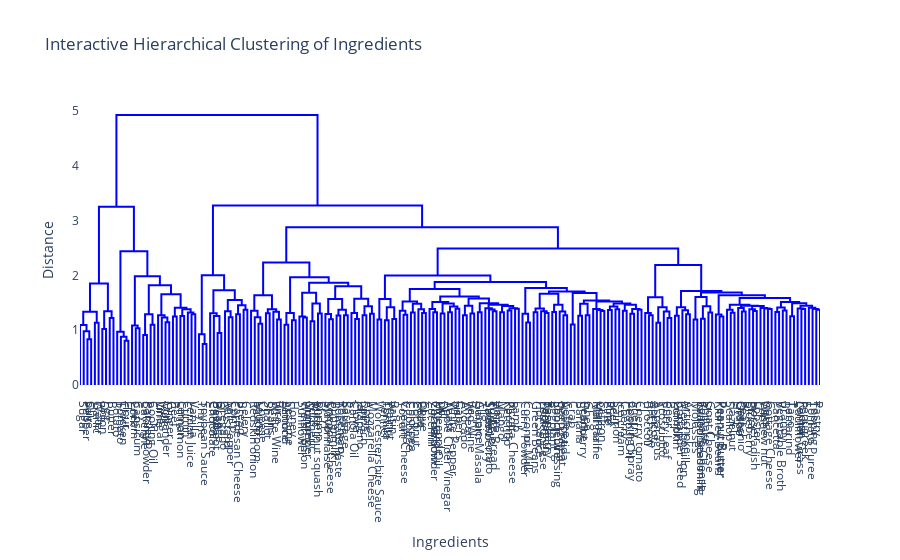

Notebook cell for this chart:
### Code cell
import numpy as np
import scipy.cluster.hierarchy as sch
import plotly.graph_objects as go

# Example co-occurrence matrix
np.random.seed(42)
# Your existing vector v with labels
v = np.array(labels_ingredients_names)[ind_most_frequent_ingredient]

# Compute linkage matrix
linked = sch.linkage(1 - cooccurrence_matrix, method="ward")  # Convert similarity to distance

# Create a Plotly dendrogram-like plot
fig = go.Figure()

# Define the dendrogram structure
dendro = sch.dendrogram(linked, labels=v, no_plot=True)  # Use v for the labels
dendro_x = dendro['icoord']
dendro_y = dendro['dcoord']

# Add the lines (branches) to the figure
for x, y in zip(dendro_x, dendro_y):
    fig.add_trace(go.Scatter(x=x, y=y, mode='lines', line=dict(width=2, color='blue')))

# Customize the layout for zooming
fig.update_layout(
    title="Interactive Hierarchical Clustering of Ingredients",
    xaxis=dict(
        title="Ingredients",
        showgrid=False,
        tickvals=[(min(x) + max(x)) / 2 for x in dendro_x],  # Position labels at the bottom
        ticktext=v,  # Use your existing labels
        tickangle=90,  # Rotate the labels 90 degrees to make them horizontal
    ),
    yaxis=dict(title="Distance", showgrid=False),
    hovermode='closest',  # Show info when hovering
    showlegend=False,
    plot_bgcolor="white"
)

# Show the interactive plot
fig.show()

### Figure 1 — Plotly figure (JSON) as saved in the notebook; plotly's stock layout.template omitted (floating-point values rounded to 4 significant figures; data arrays with more than 128 entries replaced by an {"elided": "..."} marker saying what was removed)
{"data": [{"line": {"color": "blue", "width": 2}, "mode": "lines", "type": "scatter", "x": [25, 25, 35, 35], "y": [0, 0.8365, 0.8365, 0]}, {"line": {"color": "blue", "width": 2}, "mode": "lines", "type": "scatter", "x": [15, 15, 30, 30], "y": [0, 0.9823, 0.9823, 0.8365]}, {"line": {"color": "blue", "width": 2}, "mode": "lines", "type": "scatter", "x": [5, 5, 22.5, 22.5], "y": [0, 1.095, 1.095, 0.9823]}, {"line": {"color": "blue", "width": 2}, "mode": "lines", "type": "scatter", "x": [45, 45, 55, 55], "y": [0, 1.133, 1.133, 0]}, {"line": {"color": "blue", "width": 2}, "mode": "lines", "type": "scatter", "x": [13.75, 13.75, 50, 50], "y": [1.095, 1.337, 1.337, 1.133]}, {"line": {"color": "blue", "width": 2}, "mode": "lines", "type": "scatter", "x": [65, 65, 75, 75], "y": [0, 1.022, 1.022, 0]}, {"line": {"color": "blue", "width": 2}, "mode": "lines", "type": "scatter", "x": [85, 85, 95, 95], "y": [0, 1.223, 1.223, 0]}, {"line": {"color": "blue", "width": 2}, "mode": "lines", "type": "scatter", "x": [70, 70, 90, 90], "y": [1.022, 1.343, 1.343, 1.223]}, {"line": {"color": "blue", "width": 2}, "mode": "lines", "type": "scatter", "x": [31.88, 31.88, 80, 80], "y": [1.337, 1.852, 1.852, 1.343]}, {"line": {"color": "blue", "width": 2}, "mode": "lines", "type": "scatter", "x": [125, 125, 135, 135], "y": [0, 0.8054, 0.8054, 0]}, {"line": {"color": "blue", "width": 2}, "mode": "lines", "type": "scatter", "x": [115, 115, 130, 130], "y": [0, 0.8807, 0.8807, 0.8054]}, {"line": {"color": "blue", "width": 2}, "mode": "lines", "type": "scatter", "x": [105, 105, 122.5, 122.5], "y": [0, 0.971, 0.971, 0.8807]}, {"line": {"color": "blue", "width": 2}, "mode": "lines", "type": "scatter", "x": [155, 155, 165, 165], "y": [0, 1.036, 1.036, 0]}, {"line": {"color": "blue", "width": 2}, "mode": "lines", "type": "scatter", "x": [145, 145, 160, 160], "y": [0, 1.087, 1.087, 1.036]}, {"line": {"color": "blue", "width": 2}, "mode": "lines", "type": "scatter", "x": [175, 175, 185, 185], "y": [0, 0.9125, 0.9125, 0]}, {"line": {"color": "blue", "width": 2}, "mode": "lines", "type": "scatter", "x": [195, 195, 205, 205], "y": [0, 1.1, 1.1, 0]}, {"line": {"color": "blue", "width": 2}, "mode": "lines", "type": "scatter", "x": [180, 180, 200, 200], "y": [0.9125, 1.291, 1.291, 1.1]}, {"line": {"color": "blue", "width": 2}, "mode": "lines", "type": "scatter", "x": [235, 235, 245, 245], "y": [0, 1.144, 1.144, 0]}, {"line": {"color": "blue", "width": 2}, "mode": "lines", "type": "scatter", "x": [225, 225, 240, 240], "y": [0, 1.23, 1.23, 1.144]}, {"line": {"color": "blue", "width": 2}, "mode": "lines", "type": "scatter", "x": [215, 215, 232.5, 232.5], "y": [0, 1.272, 1.272, 1.23]}, {"line": {"color": "blue", "width": 2}, "mode": "lines", "type": "scatter", "x": [255, 255, 265, 265], "y": [0, 1.248, 1.248, 0]}, {"line": {"color": "blue", "width": 2}, "mode": "lines", "type": "scatter", "x": [275, 275, 285, 285], "y": [0, 1.26, 1.26, 0]}, {"line": {"color": "blue", "width": 2}, "mode": "lines", "type": "scatter", "x": [305, 305, 315, 315], "y": [0, 1.289, 1.289, 0]}, {"line": {"color": "blue", "width": 2}, "mode": "lines", "type": "scatter", "x": [295, 295, 310, 310], "y": [0, 1.322, 1.322, 1.289]}, {"line": {"color": "blue", "width": 2}, "mode": "lines", "type": "scatter", "x": [280, 280, 302.5, 302.5], "y": [1.26, 1.382, 1.382, 1.322]}, {"line": {"color": "blue", "width": 2}, "mode": "lines", "type": "scatter", "x": [260, 260, 291.2, 291.2], "y": [1.248, 1.41, 1.41, 1.382]}, {"line": {"color": "blue", "width": 2}, "mode": "lines", "type": "scatter", "x": [223.8, 223.8, 275.6, 275.6], "y": [1.272, 1.656, 1.656, 1.41]}, {"line": {"color": "blue", "width": 2}, "mode": "lines", "type": "scatter", "x": [190, 190, 249.7, 249.7], "y": [1.291, 1.821, 1.821, 1.656]}, {"line": {"color": "blue", "width": 2}, "mode": "lines", "type": "scatter", "x": [152.5, 152.5, 219.8, 219.8], "y": [1.087, 1.984, 1.984, 1.821]}, {"line": {"color": "blue", "width": 2}, "mode": "lines", "type": "scatter", "x": [113.8, 113.8, 186.2, 186.2], "y": [0.971, 2.441, 2.441, 1.984]}, {"line": {"color": "blue", "width": 2}, "mode": "lines", "type": "scatter", "x": [55.94, 55.94, 150.0, 150.0], "y": [1.852, 3.252, 3.252, 2.441]}, {"line": {"color": "blue", "width": 2}, "mode": "lines", "type": "scatter", "x": [335, 335, 345, 345], "y": [0, 0.7492, 0.7492, 0]}, {"line": {"color": "blue", "width": 2}, "mode": "lines", "type": "scatter", "x": [325, 325, 340, 340], "y": [0, 0.9269, 0.9269, 0.7492]}, {"line": {"color": "blue", "width": 2}, "mode": "lines", "type": "scatter", "x": [375, 375, 385, 385], "y": [0, 0.9502, 0.9502, 0]}, {"line": {"color": "blue", "width": 2}, "mode": "lines", "type": "scatter", "x": [365, 365, 380, 380], "y": [0, 1.257, 1.257, 0.9502]}, {"line": {"color": "blue", "width": 2}, "mode": "lines", "type": "scatter", "x": [355, 355, 372.5, 372.5], "y": [0, 1.31, 1.31, 1.257]}, {"line": {"color": "blue", "width": 2}, "mode": "lines", "type": "scatter", "x": [405, 405, 415, 415], "y": [0, 1.236, 1.236, 0]}, {"line": {"color": "blue", "width": 2}, "mode": "lines", "type": "scatter", "x": [395, 395, 410, 410], "y": [0, 1.344, 1.344, 1.236]}, {"line": {"color": "blue", "width": 2}, "mode": "lines", "type": "scatter", "x": [425, 425, 435, 435], "y": [0, 1.289, 1.289, 0]}, {"line": {"color": "blue", "width": 2}, "mode": "lines", "type": "scatter", "x": [445, 445, 455, 455], "y": [0, 1.373, 1.373, 0]}, {"line": {"color": "blue", "width": 2}, "mode": "lines", "type": "scatter", "x": [430, 430, 450, 450], "y": [1.289, 1.453, 1.453, 1.373]}, {"line": {"color": "blue", "width": 2}, "mode": "lines", "type": "scatter", "x": [402.5, 402.5, 440, 440], "y": [1.344, 1.549, 1.549, 1.453]}, {"line": {"color": "blue", "width": 2}, "mode": "lines", "type": "scatter", "x": [363.8, 363.8, 421.2, 421.2], "y": [1.31, 1.727, 1.727, 1.549]}, {"line": {"color": "blue", "width": 2}, "mode": "lines", "type": "scatter", "x": [332.5, 332.5, 392.5, 392.5], "y": [0.9269, 2.002, 2.002, 1.727]}, {"line": {"color": "blue", "width": 2}, "mode": "lines", "type": "scatter", "x": [485, 485, 495, 495], "y": [0, 1.119, 1.119, 0]}, {"line": {"color": "blue", "width": 2}, "mode": "lines", "type": "scatter", "x": [475, 475, 490, 490], "y": [0, 1.236, 1.236, 1.119]}, {"line": {"color": "blue", "width": 2}, "mode": "lines", "type": "scatter", "x": [465, 465, 482.5, 482.5], "y": [0, 1.354, 1.354, 1.236]}, {"line": {"color": "blue", "width": 2}, "mode": "lines", "type": "scatter", "x": [505, 505, 515, 515], "y": [0, 1.311, 1.311, 0]}, {"line": {"color": "blue", "width": 2}, "mode": "lines", "type": "scatter", "x": [535, 535, 545, 545], "y": [0, 1.194, 1.194, 0]}, {"line": {"color": "blue", "width": 2}, "mode": "lines", "type": "scatter", "x": [525, 525, 540, 540], "y": [0, 1.335, 1.335, 1.194]}, {"line": {"color": "blue", "width": 2}, "mode": "lines", "type": "scatter", "x": [510, 510, 532.5, 532.5], "y": [1.311, 1.382, 1.382, 1.335]}, {"line": {"color": "blue", "width": 2}, "mode": "lines", "type": "scatter", "x": [473.8, 473.8, 521.2, 521.2], "y": [1.354, 1.637, 1.637, 1.382]}, {"line": {"color": "blue", "width": 2}, "mode": "lines", "type": "scatter", "x": [555, 555, 565, 565], "y": [0, 1.099, 1.099, 0]}, {"line": {"color": "blue", "width": 2}, "mode": "lines", "type": "scatter", "x": [575, 575, 585, 585], "y": [0, 1.181, 1.181, 0]}, {"line": {"color": "blue", "width": 2}, "mode": "lines", "type": "scatter", "x": [560, 560, 580, 580], "y": [1.099, 1.314, 1.314, 1.181]}, {"line": {"color": "blue", "width": 2}, "mode": "lines", "type": "scatter", "x": [605, 605, 615, 615], "y": [0, 1.233, 1.233, 0]}, {"line": {"color": "blue", "width": 2}, "mode": "lines", "type": "scatter", "x": [595, 595, 610, 610], "y": [0, 1.247, 1.247, 1.233]}, {"line": {"color": "blue", "width": 2}, "mode": "lines", "type": "scatter", "x": [625, 625, 635, 635], "y": [0, 1.161, 1.161, 0]}, {"line": {"color": "blue", "width": 2}, "mode": "lines", "type": "scatter", "x": [645, 645, 655, 655], "y": [0, 1.303, 1.303, 0]}, {"line": {"color": "blue", "width": 2}, "mode": "lines", "type": "scatter", "x": [630, 630, 650, 650], "y": [1.161, 1.484, 1.484, 1.303]}, {"line": {"color": "blue", "width": 2}, "mode": "lines", "type": "scatter", "x": [602.5, 602.5, 640, 640], "y": [1.247, 1.681, 1.681, 1.484]}, {"line": {"color": "blue", "width": 2}, "mode": "lines", "type": "scatter", "x": [675, 675, 685, 685], "y": [0, 1.198, 1.198, 0]}, {"line": {"color": "blue", "width": 2}, "mode": "lines", "type": "scatter", "x": [665, 665, 680, 680], "y": [0, 1.295, 1.295, 1.198]}, {"line": {"color": "blue", "width": 2}, "mode": "lines", "type": "scatter", "x": [695, 695, 705, 705], "y": [0, 1.269, 1.269, 0]}, {"line": {"color": "blue", "width": 2}, "mode": "lines", "type": "scatter", "x": [715, 715, 725, 725], "y": [0, 1.274, 1.274, 0]}, {"line": {"color": "blue", "width": 2}, "mode": "lines", "type": "scatter", "x": [700, 700, 720, 720], "y": [1.269, 1.375, 1.375, 1.274]}, {"line": {"color": "blue", "width": 2}, "mode": "lines", "type": "scatter", "x": [672.5, 672.5, 710, 710], "y": [1.295, 1.57, 1.57, 1.375]}, {"line": {"color": "blue", "width": 2}, "mode": "lines", "type": "scatter", "x": [745, 745, 755, 755], "y": [0, 1.205, 1.205, 0]}, {"line": {"color": "blue", "width": 2}, "mode": "lines", "type": "scatter", "x": [735, 735, 750, 750], "y": [0, 1.312, 1.312, 1.205]}, {"line": {"color": "blue", "width": 2}, "mode": "lines", "type": "scatter", "x": [765, 765, 775, 775], "y": [0, 1.27, 1.27, 0]}, {"line": {"color": "blue", "width": 2}, "mode": "lines", "type": "scatter", "x": [785, 785, 795, 795], "y": [0, 1.298, 1.298, 0]}, {"line": {"color": "blue", "width": 2}, "mode": "lines", "type": "scatter", "x": [770, 770, 790, 790], "y": [1.27, 1.436, 1.436, 1.298]}, {"line": {"color": "blue", "width": 2}, "mode": "lines", "type": "scatter", "x": [742.5, 742.5, 780, 780], "y": [1.312, 1.574, 1.574, 1.436]}, {"line": {"color": "blue", "width": 2}, "mode": "lines", "type": "scatter", "x": [691.2, 691.2, 761.2, 761.2], "y": [1.57, 1.8, 1.8, 1.574]}, {"line": {"color": "blue", "width": 2}, "mode": "lines", "type": "scatter", "x": [621.2, 621.2, 726.2, 726.2], "y": [1.681, 1.867, 1.867, 1.8]}, {"line": {"color": "blue", "width": 2}, "mode": "lines", "type": "scatter", "x": [570, 570, 673.8, 673.8], "y": [1.314, 1.966, 1.966, 1.867]}, {"line": {"color": "blue", "width": 2}, "mode": "lines", "type": "scatter", "x": [497.5, 497.5, 621.9, 621.9], "y": [1.637, 2.236, 2.236, 1.966]}, {"line": {"color": "blue", "width": 2}, "mode": "lines", "type": "scatter", "x": [805, 805, 815, 815], "y": [0, 1.197, 1.197, 0]}, {"line": {"color": "blue", "width": 2}, "mode": "lines", "type": "scatter", "x": [825, 825, 835, 835], "y": [0, 1.179, 1.179, 0]}, {"line": {"color": "blue", "width": 2}, "mode": "lines", "type": "scatter", "x": [845, 845, 855, 855], "y": [0, 1.204, 1.204, 0]}, {"line": {"color": "blue", "width": 2}, "mode": "lines", "type": "scatter", "x": [830, 830, 850, 850], "y": [1.179, 1.419, 1.419, 1.204]}, {"line": {"color": "blue", "width": 2}, "mode": "lines", "type": "scatter", "x": [810, 810, 840, 840], "y": [1.197, 1.57, 1.57, 1.419]}, {"line": {"color": "blue", "width": 2}, "mode": "lines", "type": "scatter", "x": [875, 875, 885, 885], "y": [0, 1.281, 1.281, 0]}, {"line": {"color": "blue", "width": 2}, "mode": "lines", "type": "scatter", "x": [865, 865, 880, 880], "y": [0, 1.352, 1.352, 1.281]}, {"line": {"color": "blue", "width": 2}, "mode": "lines", "type": "scatter", "x": [895, 895, 905, 905], "y": [0, 1.323, 1.323, 0]}, {"line": {"color": "blue", "width": 2}, "mode": "lines", "type": "scatter", "x": [925, 925, 935, 935], "y": [0, 1.311, 1.311, 0]}, {"line": {"color": "blue", "width": 2}, "mode": "lines", "type": "scatter", "x": [915, 915, 930, 930], "y": [0, 1.38, 1.38, 1.311]}, {"line": {"color": "blue", "width": 2}, "mode": "lines", "type": "scatter", "x": [900, 900, 922.5, 922.5], "y": [1.323, 1.483, 1.483, 1.38]}, {"line": {"color": "blue", "width": 2}, "mode": "lines", "type": "scatter", "x": [872.5, 872.5, 911.2, 911.2], "y": [1.352, 1.524, 1.524, 1.483]}, {"line": {"color": "blue", "width": 2}, "mode": "lines", "type": "scatter", "x": [955, 955, 965, 965], "y": [0, 1.327, 1.327, 0]}, {"line": {"color": "blue", "width": 2}, "mode": "lines", "type": "scatter", "x": [945, 945, 960, 960], "y": [0, 1.387, 1.387, 1.327]}, {"line": {"color": "blue", "width": 2}, "mode": "lines", "type": "scatter", "x": [975, 975, 985, 985], "y": [0, 1.304, 1.304, 0]}, {"line": {"color": "blue", "width": 2}, "mode": "lines", "type": "scatter", "x": [995, 995, 1005, 1005], "y": [0, 1.328, 1.328, 0]}, {"line": {"color": "blue", "width": 2}, "mode": "lines", "type": "scatter", "x": [1015, 1015, 1025, 1025], "y": [0, 1.389, 1.389, 0]}, {"line": {"color": "blue", "width": 2}, "mode": "lines", "type": "scatter", "x": [1000, 1000, 1020, 1020], "y": [1.328, 1.431, 1.431, 1.389]}, {"line": {"color": "blue", "width": 2}, "mode": "lines", "type": "scatter", "x": [980, 980, 1010, 1010], "y": [1.304, 1.486, 1.486, 1.431]}, {"line": {"color": "blue", "width": 2}, "mode": "lines", "type": "scatter", "x": [952.5, 952.5, 995, 995], "y": [1.387, 1.515, 1.515, 1.486]}, {"line": {"color": "blue", "width": 2}, "mode": "lines", "type": "scatter", "x": [1035, 1035, 1045, 1045], "y": [0, 1.272, 1.272, 0]}, {"line": {"color": "blue", "width": 2}, "mode": "lines", "type": "scatter", "x": [1055, 1055, 1065, 1065], "y": [0, 1.304, 1.304, 0]}, {"line": {"color": "blue", "width": 2}, "mode": "lines", "type": "scatter", "x": [1040, 1040, 1060, 1060], "y": [1.272, 1.444, 1.444, 1.304]}, {"line": {"color": "blue", "width": 2}, "mode": "lines", "type": "scatter", "x": [1075, 1075, 1085, 1085], "y": [0, 1.329, 1.329, 0]}, {"line": {"color": "blue", "width": 2}, "mode": "lines", "type": "scatter", "x": [1115, 1115, 1125, 1125], "y": [0, 1.346, 1.346, 0]}, {"line": {"color": "blue", "width": 2}, "mode": "lines", "type": "scatter", "x": [1105, 1105, 1120, 1120], "y": [0, 1.376, 1.376, 1.346]}, {"line": {"color": "blue", "width": 2}, "mode": "lines", "type": "scatter", "x": [1095, 1095, 1112.0, 1112.0], "y": [0, 1.398, 1.398, 1.376]}, {"line": {"color": "blue", "width": 2}, "mode": "lines", "type": "scatter", "x": [1135, 1135, 1145, 1145], "y": [0, 1.325, 1.325, 0]}, {"line": {"color": "blue", "width": 2}, "mode": "lines", "type": "scatter", "x": [1155, 1155, 1165, 1165], "y": [0, 1.358, 1.358, 0]}, {"line": {"color": "blue", "width": 2}, "mode": "lines", "type": "scatter", "x": [1175, 1175, 1185, 1185], "y": [0, 1.389, 1.389, 0]}, {"line": {"color": "blue", "width": 2}, "mode": "lines", "type": "scatter", "x": [1160, 1160, 1180, 1180], "y": [1.358, 1.398, 1.398, 1.389]}, {"line": {"color": "blue", "width": 2}, "mode": "lines", "type": "scatter", "x": [1140, 1140, 1170, 1170], "y": [1.325, 1.439, 1.439, 1.398]}, {"line": {"color": "blue", "width": 2}, "mode": "lines", "type": "scatter", "x": [1104.0, 1104.0, 1155, 1155], "y": [1.398, 1.464, 1.464, 1.439]}, {"line": {"color": "blue", "width": 2}, "mode": "lines", "type": "scatter", "x": [1080, 1080, 1129.0, 1129.0], "y": [1.329, 1.493, 1.493, 1.464]}, {"line": {"color": "blue", "width": 2}, "mode": "lines", "type": "scatter", "x": [1050, 1050, 1105.0, 1105.0], "y": [1.444, 1.58, 1.58, 1.493]}, {"line": {"color": "blue", "width": 2}, "mode": "lines", "type": "scatter", "x": [973.8, 973.8, 1077.0, 1077.0], "y": [1.515, 1.616, 1.616, 1.58]}, {"line": {"color": "blue", "width": 2}, "mode": "lines", "type": "scatter", "x": [891.9, 891.9, 1026.0, 1026.0], "y": [1.524, 1.75, 1.75, 1.616]}, {"line": {"color": "blue", "width": 2}, "mode": "lines", "type": "scatter", "x": [1205, 1205, 1215, 1215], "y": [0, 1.14, 1.14, 0]}, {"line": {"color": "blue", "width": 2}, "mode": "lines", "type": "scatter", "x": [1195, 1195, 1210, 1210], "y": [0, 1.3, 1.3, 1.14]}, {"line": {"color": "blue", "width": 2}, "mode": "lines", "type": "scatter", "x": [1225, 1225, 1235, 1235], "y": [0, 1.325, 1.325, 0]}, {"line": {"color": "blue", "width": 2}, "mode": "lines", "type": "scatter", "x": [1255, 1255, 1265, 1265], "y": [0, 1.314, 1.314, 0]}, {"line": {"color": "blue", "width": 2}, "mode": "lines", "type": "scatter", "x": [1245, 1245, 1260, 1260], "y": [0, 1.343, 1.343, 1.314]}, {"line": {"color": "blue", "width": 2}, "mode": "lines", "type": "scatter", "x": [1230, 1230, 1252.0, 1252.0], "y": [1.325, 1.395, 1.395, 1.343]}, {"line": {"color": "blue", "width": 2}, "mode": "lines", "type": "scatter", "x": [1275, 1275, 1285, 1285], "y": [0, 1.332, 1.332, 0]}, {"line": {"color": "blue", "width": 2}, "mode": "lines", "type": "scatter", "x": [1305, 1305, 1315, 1315], "y": [0, 1.272, 1.272, 0]}, {"line": {"color": "blue", "width": 2}, "mode": "lines", "type": "scatter", "x": [1295, 1295, 1310, 1310], "y": [0, 1.34, 1.34, 1.272]}, {"line": {"color": "blue", "width": 2}, "mode": "lines", "type": "scatter", "x": [1280, 1280, 1302.0, 1302.0], "y": [1.332, 1.462, 1.462, 1.34]}, {"line": {"color": "blue", "width": 2}, "mode": "lines", "type": "scatter", "x": [1241.0, 1241.0, 1291.0, 1291.0], "y": [1.395, 1.663, 1.663, 1.462]}, {"line": {"color": "blue", "width": 2}, "mode": "lines", "type": "scatter", "x": [1325, 1325, 1335, 1335], "y": [0, 1.106, 1.106, 0]}, {"line": {"color": "blue", "width": 2}, "mode": "lines", "type": "scatter", "x": [1345, 1345, 1355, 1355], "y": [0, 1.263, 1.263, 0]}, {"line": {"color": "blue", "width": 2}, "mode": "lines", "type": "scatter", "x": [1365, 1365, 1375, 1375], "y": [0, 1.27, 1.27, 0]}, {"line": {"color": "blue", "width": 2}, "mode": "lines", "type": "scatter", "x": [1350, 1350, 1370, 1370], "y": [1.263, 1.48, 1.48, 1.27]}, {"line": {"color": "blue", "width": 2}, "mode": "lines", "type": "scatter", "x": [1405, 1405, 1415, 1415], "y": [0, 1.349, 1.349, 0]}, {"line": {"color": "blue", "width": 2}, "mode": "lines", "type": "scatter", "x": [1395, 1395, 1410, 1410], "y": [0, 1.37, 1.37, 1.349]}, {"line": {"color": "blue", "width": 2}, "mode": "lines", "type": "scatter", "x": [1385, 1385, 1402.0, 1402.0], "y": [0, 1.388, 1.388, 1.37]}, {"line": {"color": "blue", "width": 2}, "mode": "lines", "type": "scatter", "x": [1425, 1425, 1435, 1435], "y": [0, 1.37, 1.37, 0]}, {"line": {"color": "blue", "width": 2}, "mode": "lines", "type": "scatter", "x": [1445, 1445, 1455, 1455], "y": [0, 1.382, 1.382, 0]}, {"line": {"color": "blue", "width": 2}, "mode": "lines", "type": "scatter", "x": [1430, 1430, 1450, 1450], "y": [1.37, 1.432, 1.432, 1.382]}, {"line": {"color": "blue", "width": 2}, "mode": "lines", "type": "scatter", "x": [1465, 1465, 1475, 1475], "y": [0, 1.355, 1.355, 0]}, {"line": {"color": "blue", "width": 2}, "mode": "lines", "type": "scatter", "x": [1485, 1485, 1495, 1495], "y": [0, 1.298, 1.298, 0]}, {"line": {"color": "blue", "width": 2}, "mode": "lines", "type": "scatter", "x": [1505, 1505, 1515, 1515], "y": [0, 1.371, 1.371, 0]}, {"line": {"color": "blue", "width": 2}, "mode": "lines", "type": "scatter", "x": [1490, 1490, 1510, 1510], "y": [1.298, 1.388, 1.388, 1.371]}, {"line": {"color": "blue", "width": 2}, "mode": "lines", "type": "scatter", "x": [1470, 1470, 1500, 1500], "y": [1.355, 1.464, 1.464, 1.388]}, {"line": {"color": "blue", "width": 2}, "mode": "lines", "type": "scatter", "x": [1440, 1440, 1485, 1485], "y": [1.432, 1.486, 1.486, 1.464]}, {"line": {"color": "blue", "width": 2}, "mode": "lines", "type": "scatter", "x": [1394.0, 1394.0, 1462.0, 1462.0], "y": [1.388, 1.522, 1.522, 1.486]}, {"line": {"color": "blue", "width": 2}, "mode": "lines", "type": "scatter", "x": [1360, 1360, 1428.0, 1428.0], "y": [1.48, 1.54, 1.54, 1.522]}, {"line": {"color": "blue", "width": 2}, "mode": "lines", "type": "scatter", "x": [1330, 1330, 1394.0, 1394.0], "y": [1.106, 1.676, 1.676, 1.54]}, {"line": {"color": "blue", "width": 2}, "mode": "lines", "type": "scatter", "x": [1266.0, 1266.0, 1362.0, 1362.0], "y": [1.663, 1.704, 1.704, 1.676]}, {"line": {"color": "blue", "width": 2}, "mode": "lines", "type": "scatter", "x": [1202.0, 1202.0, 1314.0, 1314.0], "y": [1.3, 1.769, 1.769, 1.704]}, {"line": {"color": "blue", "width": 2}, "mode": "lines", "type": "scatter", "x": [958.7, 958.7, 1258.0, 1258.0], "y": [1.75, 1.877, 1.877, 1.769]}, {"line": {"color": "blue", "width": 2}, "mode": "lines", "type": "scatter", "x": [825, 825, 1109.0, 1109.0], "y": [1.57, 1.995, 1.995, 1.877]}, {"line": {"color": "blue", "width": 2}, "mode": "lines", "type": "scatter", "x": [1535, 1535, 1545, 1545], "y": [0, 1.272, 1.272, 0]}, {"line": {"color": "blue", "width": 2}, "mode": "lines", "type": "scatter", "x": [1525, 1525, 1540, 1540], "y": [0, 1.312, 1.312, 1.272]}, {"line": {"color": "blue", "width": 2}, "mode": "lines", "type": "scatter", "x": [1555, 1555, 1565, 1565], "y": [0, 1.137, 1.137, 0]}, {"line": {"color": "blue", "width": 2}, "mode": "lines", "type": "scatter", "x": [1585, 1585, 1595, 1595], "y": [0, 1.221, 1.221, 0]}, {"line": {"color": "blue", "width": 2}, "mode": "lines", "type": "scatter", "x": [1575, 1575, 1590, 1590], "y": [0, 1.34, 1.34, 1.221]}, {"line": {"color": "blue", "width": 2}, "mode": "lines", "type": "scatter", "x": [1560, 1560, 1582.0, 1582.0], "y": [1.137, 1.418, 1.418, 1.34]}, {"line": {"color": "blue", "width": 2}, "mode": "lines", "type": "scatter", "x": [1532.0, 1532.0, 1571.0, 1571.0], "y": [1.312, 1.6, 1.6, 1.418]}, {"line": {"color": "blue", "width": 2}, "mode": "lines", "type": "scatter", "x": [1605, 1605, 1615, 1615], "y": [0, 1.263, 1.263, 0]}, {"line": {"color": "blue", "width": 2}, "mode": "lines", "type": "scatter", "x": [1635, 1635, 1645, 1645], "y": [0, 1.29, 1.29, 0]}, {"line": {"color": "blue", "width": 2}, "mode": "lines", "type": "scatter", "x": [1625, 1625, 1640, 1640], "y": [0, 1.364, 1.364, 1.29]}, {"line": {"color": "blue", "width": 2}, "mode": "lines", "type": "scatter", "x": [1610, 1610, 1632.0, 1632.0], "y": [1.263, 1.419, 1.419, 1.364]}, {"line": {"color": "blue", "width": 2}, "mode": "lines", "type": "scatter", "x": [1655, 1655, 1665, 1665], "y": [0, 1.196, 1.196, 0]}, {"line": {"color": "blue", "width": 2}, "mode": "lines", "type": "scatter", "x": [1675, 1675, 1685, 1685], "y": [0, 1.21, 1.21, 0]}, {"line": {"color": "blue", "width": 2}, "mode": "lines", "type": "scatter", "x": [1695, 1695, 1705, 1705], "y": [0, 1.32, 1.32, 0]}, {"line": {"color": "blue", "width": 2}, "mode": "lines", "type": "scatter", "x": [1680, 1680, 1700, 1700], "y": [1.21, 1.437, 1.437, 1.32]}, {"line": {"color": "blue", "width": 2}, "mode": "lines", "type": "scatter", "x": [1660, 1660, 1690, 1690], "y": [1.196, 1.605, 1.605, 1.437]}, {"line": {"color": "blue", "width": 2}, "mode": "lines", "type": "scatter", "x": [1725, 1725, 1735, 1735], "y": [0, 1.248, 1.248, 0]}, {"line": {"color": "blue", "width": 2}, "mode": "lines", "type": "scatter", "x": [1715, 1715, 1730, 1730], "y": [0, 1.286, 1.286, 1.248]}, {"line": {"color": "blue", "width": 2}, "mode": "lines", "type": "scatter", "x": [1755, 1755, 1765, 1765], "y": [0, 1.319, 1.319, 0]}, {"line": {"color": "blue", "width": 2}, "mode": "lines", "type": "scatter", "x": [1745, 1745, 1760, 1760], "y": [0, 1.374, 1.374, 1.319]}, {"line": {"color": "blue", "width": 2}, "mode": "lines", "type": "scatter", "x": [1785, 1785, 1795, 1795], "y": [0, 1.341, 1.341, 0]}, {"line": {"color": "blue", "width": 2}, "mode": "lines", "type": "scatter", "x": [1775, 1775, 1790, 1790], "y": [0, 1.404, 1.404, 1.341]}, {"line": {"color": "blue", "width": 2}, "mode": "lines", "type": "scatter", "x": [1815, 1815, 1825, 1825], "y": [0, 1.352, 1.352, 0]}, {"line": {"color": "blue", "width": 2}, "mode": "lines", "type": "scatter", "x": [1805, 1805, 1820, 1820], "y": [0, 1.382, 1.382, 1.352]}, {"line": {"color": "blue", "width": 2}, "mode": "lines", "type": "scatter", "x": [1855, 1855, 1865, 1865], "y": [0, 1.384, 1.384, 0]}, {"line": {"color": "blue", "width": 2}, "mode": "lines", "type": "scatter", "x": [1845, 1845, 1860, 1860], "y": [0, 1.398, 1.398, 1.384]}, {"line": {"color": "blue", "width": 2}, "mode": "lines", "type": "scatter", "x": [1835, 1835, 1852.0, 1852.0], "y": [0, 1.406, 1.406, 1.398]}, {"line": {"color": "blue", "width": 2}, "mode": "lines", "type": "scatter", "x": [1812.0, 1812.0, 1844.0, 1844.0], "y": [1.382, 1.441, 1.441, 1.406]}, {"line": {"color": "blue", "width": 2}, "mode": "lines", "type": "scatter", "x": [1782.0, 1782.0, 1828.0, 1828.0], "y": [1.404, 1.447, 1.447, 1.441]}, {"line": {"color": "blue", "width": 2}, "mode": "lines", "type": "scatter", "x": [1752.0, 1752.0, 1805.0, 1805.0], "y": [1.374, 1.466, 1.466, 1.447]}, {"line": {"color": "blue", "width": 2}, "mode": "lines", "type": "scatter", "x": [1875, 1875, 1885, 1885], "y": [0, 1.331, 1.331, 0]}, {"line": {"color": "blue", "width": 2}, "mode": "lines", "type": "scatter", "x": [1895, 1895, 1905, 1905], "y": [0, 1.361, 1.361, 0]}, {"line": {"color": "blue", "width": 2}, "mode": "lines", "type": "scatter", "x": [1880, 1880, 1900, 1900], "y": [1.331, 1.416, 1.416, 1.361]}, {"line": {"color": "blue", "width": 2}, "mode": "lines", "type": "scatter", "x": [1915, 1915, 1925, 1925], "y": [0, 1.253, 1.253, 0]}, {"line": {"color": "blue", "width": 2}, "mode": "lines", "type": "scatter", "x": [1945, 1945, 1955, 1955], "y": [0, 1.386, 1.386, 0]}, {"line": {"color": "blue", "width": 2}, "mode": "lines", "type": "scatter", "x": [1935, 1935, 1950, 1950], "y": [0, 1.395, 1.395, 1.386]}, {"line": {"color": "blue", "width": 2}, "mode": "lines", "type": "scatter", "x": [1985, 1985, 1995, 1995], "y": [0, 1.373, 1.373, 0]}, {"line": {"color": "blue", "width": 2}, "mode": "lines", "type": "scatter", "x": [1975, 1975, 1990, 1990], "y": [0, 1.384, 1.384, 1.373]}, {"line": {"color": "blue", "width": 2}, "mode": "lines", "type": "scatter", "x": [1965, 1965, 1982.0, 1982.0], "y": [0, 1.407, 1.407, 1.384]}, {"line": {"color": "blue", "width": 2}, "mode": "lines", "type": "scatter", "x": [1942.0, 1942.0, 1974.0, 1974.0], "y": [1.395, 1.445, 1.445, 1.407]}, {"line": {"color": "blue", "width": 2}, "mode": "lines", "type": "scatter", "x": [1920, 1920, 1958.0, 1958.0], "y": [1.253, 1.492, 1.492, 1.445]}, {"line": {"color": "blue", "width": 2}, "mode": "lines", "type": "scatter", "x": [1890, 1890, 1939.0, 1939.0], "y": [1.416, 1.514, 1.514, 1.492]}, {"line": {"color": "blue", "width": 2}, "mode": "lines", "type": "scatter", "x": [1779.0, 1779.0, 1915.0, 1915.0], "y": [1.466, 1.586, 1.586, 1.514]}, {"line": {"color": "blue", "width": 2}, "mode": "lines", "type": "scatter", "x": [1722.0, 1722.0, 1847.0, 1847.0], "y": [1.286, 1.637, 1.637, 1.586]}, {"line": {"color": "blue", "width": 2}, "mode": "lines", "type": "scatter", "x": [1675, 1675, 1785.0, 1785.0], "y": [1.605, 1.688, 1.688, 1.637]}, {"line": {"color": "blue", "width": 2}, "mode": "lines", "type": "scatter", "x": [1621.0, 1621.0, 1730.0, 1730.0], "y": [1.419, 1.713, 1.713, 1.688]}, {"line": {"color": "blue", "width": 2}, "mode": "lines", "type": "scatter", "x": [1552.0, 1552.0, 1676.0, 1676.0], "y": [1.6, 2.188, 2.188, 1.713]}, {"line": {"color": "blue", "width": 2}, "mode": "lines", "type": "scatter", "x": [966.8, 966.8, 1614.0, 1614.0], "y": [1.995, 2.492, 2.492, 2.188]}, {"line": {"color": "blue", "width": 2}, "mode": "lines", "type": "scatter", "x": [559.7, 559.7, 1290.0, 1290.0], "y": [2.236, 2.876, 2.876, 2.492]}, {"line": {"color": "blue", "width": 2}, "mode": "lines", "type": "scatter", "x": [362.5, 362.5, 925.0, 925.0], "y": [2.002, 3.275, 3.275, 2.876]}, {"line": {"color": "blue", "width": 2}, "mode": "lines", "type": "scatter", "x": [102.9, 102.9, 643.7, 643.7], "y": [3.252, 4.925, 4.925, 3.275]}], "layout": {"hovermode": "closest", "plot_bgcolor": "white", "showlegend": false, "title": {"text": "Interactive Hierarchical Clustering of Ingredients"}, "xaxis": {"showgrid": false, "tickangle": 90, "ticktext": {"elided": "200 str values"}, "tickvals": {"elided": "199 float values"}, "title": {"text": "Ingredients"}}, "yaxis": {"showgrid": false, "title": {"text": "Distance"}}}}
